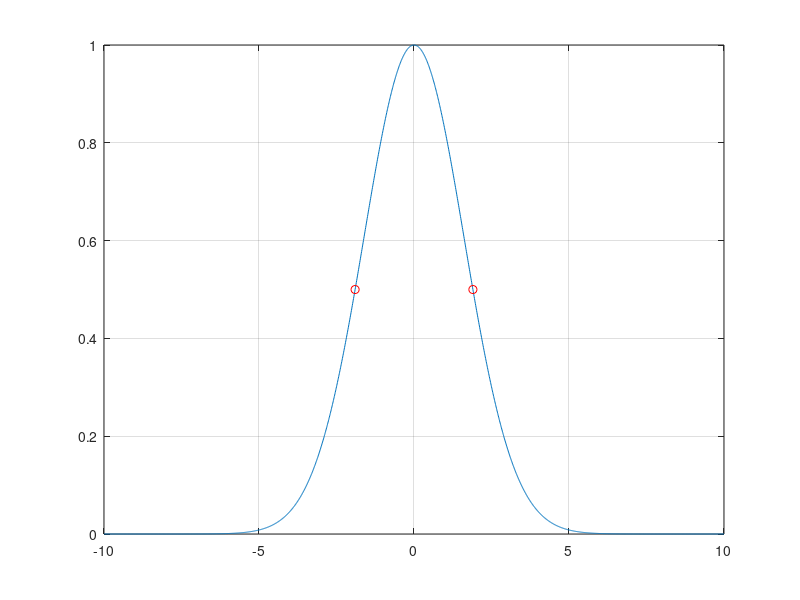

Reproduce this figure in MATLAB. (Note: this script raises an error after producing the figure.)
%{
Use the spectral resolution to dilate the simulation spectrum

Benjamin Kao
Last update: 2021/01/17
%}

clc;clear;close all;

%% param
input_dir='MCML_sim_lkt/cal_reflectance_2'; % the folder containing the simulated reflectance
output_dir='MCML_sim_lkt/dilated';
num_ph=6;
num_SDS=6;
spectralRes=3.8; % the spectral resolution (fwhm) in nm

fontSize=12;

%% init
mkdir(output_dir);

% make a spectral resolution kernal for convolution

x_axis=-10:0.01:10;
conv_kernal=normpdf(x_axis,0,spectralRes/2.355);
conv_kernal=conv_kernal/max(conv_kernal);
plot(x_axis,conv_kernal);
grid on;
hold on;
plot(spectralRes/2,interp1(x_axis,conv_kernal,spectralRes/2),'ro');
plot(-spectralRes/2,interp1(x_axis,conv_kernal,-spectralRes/2),'ro');
xline(spectralRes/2);
xline(-spectralRes/2);
yline(0.5);
xxticks=xticks();
xxticks=sort([xxticks spectralRes/2 -spectralRes/2]);
xticks(xxticks);
xlabel('wavelength(nm)');
print(fullfile(output_dir,['kernal_smooth.png']),'-dpng','-r200');


figure();
x_axis=-10:1:10;
conv_kernal=normpdf(x_axis,0,spectralRes/2.355);
conv_kernal=conv_kernal/sum(conv_kernal);
plot(x_axis,conv_kernal);
grid on;
hold on;
xline(spectralRes/2);
xline(-spectralRes/2);
yline(max(conv_kernal)/2);
xxticks=xticks();
xxticks=sort([xxticks spectralRes/2 -spectralRes/2]);
xticks(xxticks);
xlabel('wavelength(nm)');
print(fullfile(output_dir,['kernal_discrete.png']),'-dpng','-r200');

close all;

legend_arr={'original','convoluted'};

%% main
for i=1:num_ph
    orig_spec=load(fullfile(input_dir,['phantom_' num2str(i) '_spec.txt']));
    orig_spec=interp1(orig_spec(:,1),orig_spec,min(orig_spec(:,1)):max(orig_spec(:,1)));
    dilated_spec=orig_spec(:,1);
    figure('Position',[0 0 1600 900]);
    ti=tiledlayout('flow','TileSpacing','compact');
    for s=1:num_SDS
        nexttile();
        dilated_spec(:,s+1)=conv(orig_spec(:,s+1),conv_kernal,'same');
        plot(orig_spec(:,1),[orig_spec(:,s+1) dilated_spec(:,s+1)]);
        grid on;
        legend(legend_arr,'Location','northwest');
        title(['SDS ' num2str(s)]);
        ylabel('reflectance');
        xlabel('wavelength(nm)');
        set(gca,'fontsize',fontSize, 'FontName', 'Times New Roman');
    end
    title(ti,['phantom ' num2str(i)], 'FontName', 'Times New Roman');
    print(fullfile(output_dir,['ph_' num2str(i) '.png']),'-dpng','-r200');
    close all;
    
    save(fullfile(output_dir,['phantom_' num2str(i) '_spec.txt']),'dilated_spec','-ascii','-tabs');
end

disp('Done!');